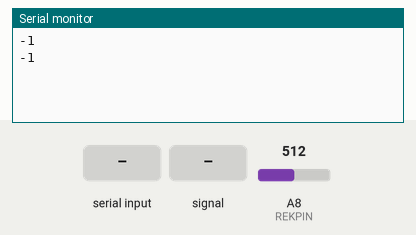
The sketch below on a simulated Arduino Mega 2560, built with avr-gcc and run on an emulated ATmega2560. On the bench: the last lines printed to the serial monitor. Inputs (shaded band) come from the test bench; at power-on: A8 (REKPIN) = 512.

Above: at 2.8 s.
2.9 s: "&c" received over Serial
At 7.0 s:
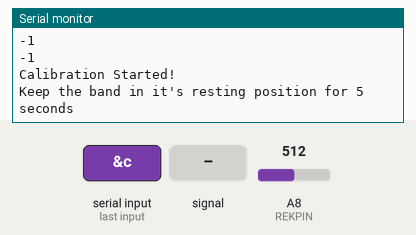
7.5 s: A8 (REKPIN) fed a 200 Hz sine of ±81 counts around its level
At 8.4 s:
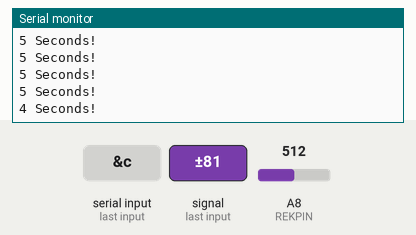
9.0 s: A8 (REKPIN) set to 716
At 10.3 s:
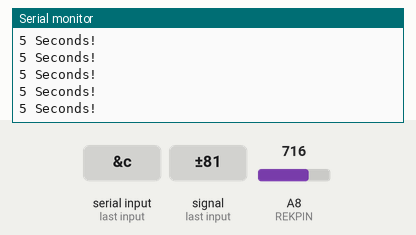

The sketch:

Rek.ino
```cpp
#include "Stretch.h"

#define REKPIN A8

String inputString = "";
StretchSensor S(REKPIN);

void setup() {
  Serial.begin(115200);
  inputString.reserve(5);
}

void loop() {

  S.printValue();
  if (inputString == "&c") {
    S.calibrate();
    inputString = "";
  }
  delay(2000);
}

void serialEvent() {
  if (Serial.available() > 0) {
    char inChar = (char)Serial.read();

    inputString += inChar;
  }
}
```

Stretch.cpp
```cpp
#include "Stretch.h"

StretchSensor::StretchSensor(int pin) : m_Pin(pin), m_Low(0), m_High(0) {}

void StretchSensor::printValue() {
  Serial.println(map(analogRead(m_Pin), m_Low, m_High, 0, 100));
}

void StretchSensor::calibrate() {
  Serial.println("Calibration Started!");
  Serial.println("Keep the band in it's resting position for 5 seconds");
  setLow();
  Serial.println("Low done!");
  Serial.println("Stretch the band as far as you can and hold it for 5 seconds");
  setHigh();
  Serial.println("High done!");
  Serial.println("Calibrated succesfully!");
}


void StretchSensor::setLow() {
  int lowp = analogRead(m_Pin);
  int counter = 5;
  unsigned long Start = 5000 + millis();


  while ((Start - millis()) > 0) {
    int x = analogRead(m_Pin);
    if ((x < lowp - 5) || (x > lowp + 5)) {
      Start = 5000 + millis();
      lowp = x;
      counter = 5;
    }
    else if (((float)(Start - millis()) / 1000) == counter) {
      Serial.print(((Start - millis()) / 1000), DEC);
      Serial.println(" Seconds!");
      counter--;
    }
  }
  m_Low = lowp;
}

void StretchSensor::setHigh() {
  int highp = analogRead(m_Pin);
  int counter = 5;
  unsigned long Start = 5000 + millis();

  while ((Start - millis()) > 0) {
    int x = analogRead(m_Pin);
    if (x > (m_Low - 50)) {
      Serial.println("Not stretched far enough!");
      Start = 5000 + millis();
      counter = 5;
    }
    else if ((x < highp - 5) || (x > highp + 5)) {
      Start = 5000 + millis();
      highp = x;
      counter = 5;
    }
    else if (((float)(Start - millis()) / 1000) == counter) {
      Serial.print(((Start - millis()) / 1000), DEC);
      Serial.println(" Seconds!");
      counter--;
    }
  }
  m_High = highp;
}
```

Stretch.h
```cpp
#ifndef Stretch_h
#define Stretch_h

#include <arduino.h>

class StretchSensor {
  private:
    int m_Low, m_High;
    int m_Pin;

  public:
    StretchSensor(int);
    void calibrate();
    void printValue();

  private:
    void setLow();
    void setHigh();

};

#endif//Stretch_h
```

Measured:
- after the input at 2.9 s, the serial monitor: prints a new line after 3.1 s (image 1)
- after the input at 7.5 s, the serial monitor: prints a new line at once (image 2)
